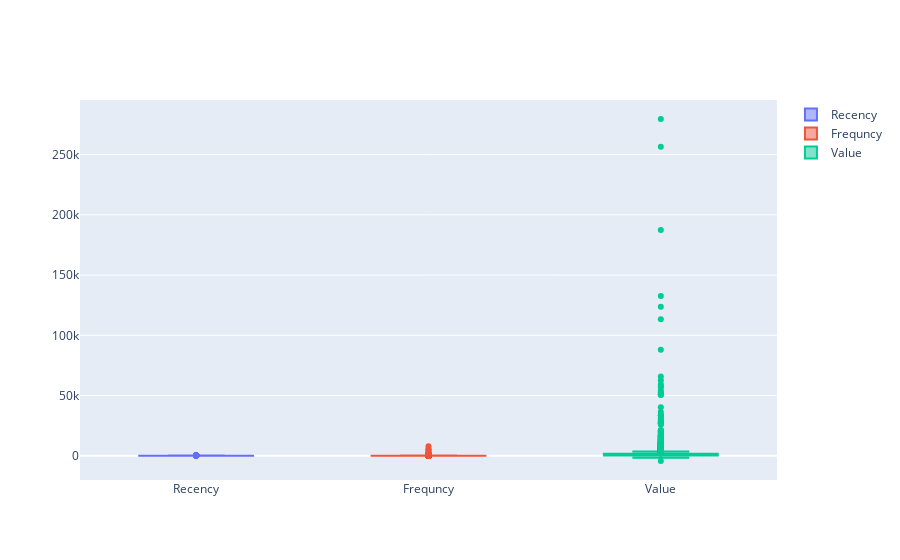

Notebook code for this chart:
### Code cell
vip_segment=rfm[rfm["Score_review"]=='VIP\loyal']
fig=go.Figure()
fig.add_trace(go.Box(y=vip_segment['Recency'],name='Recency'))
fig.add_trace(go.Box(y=vip_segment['Frequncy'],name='Frequncy'))
fig.add_trace(go.Box(y=vip_segment['Value'],name='Value'))

### Figure 1 — Plotly figure (JSON) as saved in the notebook; plotly's stock layout.template omitted (floating-point values rounded to 4 significant figures; data arrays with more than 128 entries replaced by an {"elided": "..."} marker saying what was removed)
{"data": [{"name": "Recency", "type": "box", "y": {"elided": "4295 int values"}}, {"name": "Frequncy", "type": "box", "y": {"elided": "4295 int values"}}, {"name": "Value", "type": "box", "y": {"elided": "4295 float values"}}], "layout": {}}
